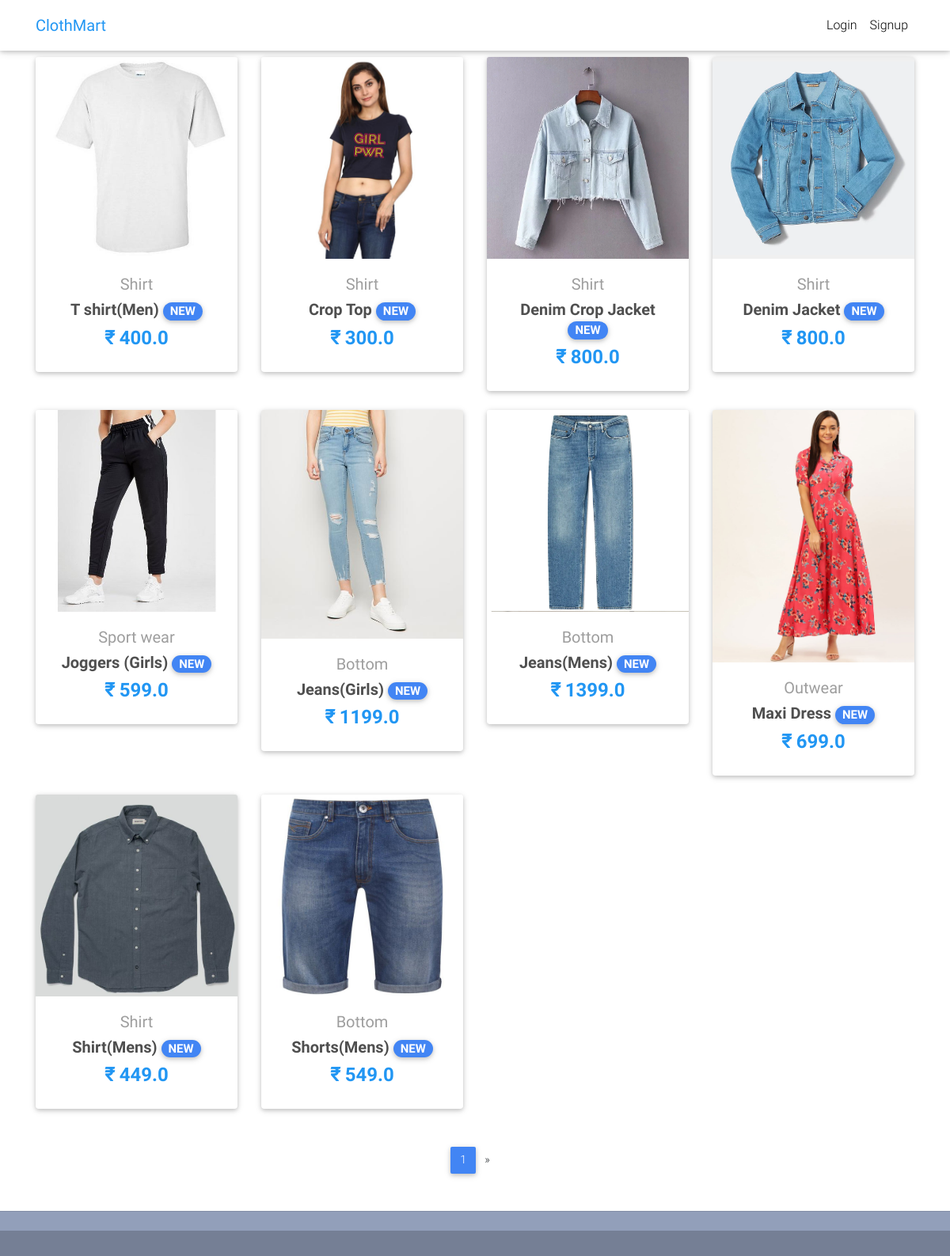
The page / on the database its author committed.
### core/models.py (models this page shows, shortened)
class Item(models.Model):
    title = models.CharField(max_length=100)
    price = models.FloatField()
    discount_price = models.FloatField(blank=True, null=True)
    category = models.CharField(choices=CATEGORY_CHOICES, max_length=2)
    label = models.CharField(choices=LABEL_CHOICES, max_length=1)
    slug = models.SlugField()
    description = models.TextField()
    image = models.ImageField()
    def get_absolute_url(self):
        return reverse("core:product", kwargs={
            'slug': self.slug
        })

### core/views.py (the view)
# urls.py: path('', HomeView.as_view(), name='home'),
class HomeView(ListView):
    model = Item
    paginate_by = 10
    template_name = "home.html"

### templates/home.html (shortened to what this page needs)
{% extends "base.html" %}
{% block content %}
<main>
  <div class="container">
    <section class="text-center mb-4">
      <div class="row wow fadeIn">
        {% for item in object_list %}
        <div class="col-lg-3 col-md-6 mb-4">
          <div class="card">
            <div class="view overlay">
              <img src="{{ item.image.url }}" class="card-img-top">
            </div>
            <div class="card-body text-center">
              <a href="" class="grey-text">
                <h5>{{ item.get_category_display }}</h5>
              </a>
              <h5>
                <strong>
                  <a href="{{ item.get_absolute_url }}" class="dark-grey-text">{{ item.title }}
                    <span class="badge badge-pill {{ item.get_label_display }}-color">NEW</span>
                  </a>
                </strong>
              </h5>
              <h4 class="font-weight-bold blue-text">
                <strong>&#8377;
                  {% if item.discount_price %}
                  {{ item.discount_price }}
                  {% else %}
                  {{ item.price }}
                  {% endif %}
                </strong>
              </h4>
            </div>
          </div>
        </div>
        {% endfor %}
      </div>
    </section>
    {% if is_paginated %}
    <nav class="d-flex justify-content-center wow fadeIn">
      <ul class="pagination pg-blue">
        <li class="page-item active">
          <a class="page-link" href="?page={{ page_obj.number }}">{{ page_obj.number }}
          </a>
        </li>
        {% if page_obj.has_next %}
        <li class="page-item">
          <a class="page-link" href="?page={{ page_obj.next_page_number }}" aria-label="Next">
            <span aria-hidden="true">&raquo;</span>
          </a>
        </li>
        {% endif %}
      </ul>
    </nav>
    {% endif %}
  </div>
</main>
{% endblock content %}

### templates/base.html (shortened to what this page needs)
{% load static %}
<!DOCTYPE html>
<html lang="en">
<head>
  <link rel="stylesheet" href="https://use.fontawesome.com/releases/v5.8.1/css/all.css">
  <link href="{% static 'css/bootstrap.min.css' %}" rel="stylesheet">
  <link href="{% static 'css/mdb.min.css' %}" rel="stylesheet">
  <link href="{% static 'css/style.min.css' %}" rel="stylesheet">
</head>
{% include "navbar.html" %}
<body>
    <div class="mt-5 pt-4">
    </div>
    {% block content %}
    {% endblock content %}
    {% include "footer.html" %}
</body>
</html>

### templates/navbar.html (shortened to what this page needs)
{% load cart_template_tags %}
<nav class="navbar fixed-top navbar-expand-lg navbar-light white scrolling-navbar">
  <div class="container">
    <a class="navbar-brand waves-effect" href="/">
      <strong class="blue-text">ClothMart</strong>
    </a>
    <div class="collapse navbar-collapse" id="navbarSupportedContent">
      <ul class="navbar-nav nav-flex-icons">
        {% if request.user.is_authenticated %}
        <li class="nav-item">
          <a href="{% url 'core:order-summary' %}" class="nav-link waves-effect">
            <span class="badge blue z-depth-1 mr-1"> {{ request.user|cart_item_count }} </span>
            <i class="fas fa-shopping-cart"></i>
            <span class="clearfix d-none d-sm-inline-block"> Cart </span>
          </a>
        </li>
        <li class="nav-item">
          <a class="nav-link waves-effect" href="{% url 'account_logout' %}">
            <span class="clearfix d-none d-sm-inline-block"> Logout </span>
          </a>
        </li>
        {% else %}
        <li class="nav-item">
          <a class="nav-link waves-effect" href="{% url 'account_login' %}">
            <span class="clearfix d-none d-sm-inline-block"> Login </span>
          </a>
        </li>
        <li class="nav-item">
          <a class="nav-link waves-effect" href="{% url 'account_signup' %}">
            <span class="clearfix d-none d-sm-inline-block"> Signup </span>
          </a>
        </li>
        {% endif %}
      </ul>
    </div>
  </div>
</nav>

### templates/footer.html
<footer class="page-footer text-center font-small mt-4 wow fadeIn">
    <hr class="my-4">
    <div class="footer-copyright py-3">
    </div>
  </footer>

### templates/scripts.html (shortened to what this page needs)
{% load static %}

### templates/base.html (style rules this page uses)
html, body, header, .carousel { height: 60vh; }

### rows shown on the page
Item: image (placeholder picture), category "Shirt", title "T shirt(Men)", discount_price "400.0"
Item: image (picture), category "Shirt", title "Crop Top", discount_price "300.0"
Item: image (picture), category "Shirt", title "Denim Crop Jacket", discount_price "800.0"
Item: image (picture), category "Shirt", title "Denim Jacket", discount_price "800.0"
Item: image (picture), category "Sport wear", title "Joggers (Girls)", discount_price "599.0"
Item: image (picture), category "Bottom", title "Jeans(Girls)", discount_price "1199.0"
Item: image (picture), category "Bottom", title "Jeans(Mens)", discount_price "1399.0"
Item: image (picture), category "Outwear", title "Maxi Dress", discount_price "699.0"
Item: image (picture), category "Shirt", title "Shirt(Mens)", discount_price "449.0"
Item: image (picture), category "Bottom", title "Shorts(Mens)", discount_price "549.0"

### other values the page prints
{{ page_obj.number }} "1"
